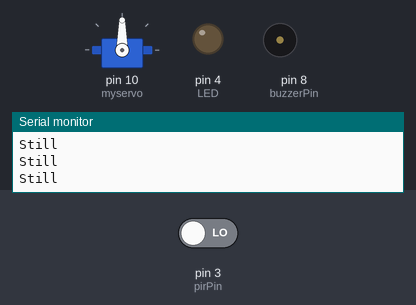
Bench run of a sketch on a simulated Arduino Uno, built with avr-gcc and run on an emulated ATmega328P. On the bench: servo, output pins drawn as LEDs (lit = HIGH), buzzer (waves = sounding), the last lines printed to the serial monitor. Inputs (shaded band) come from the test bench; at power-on: pin 3 (pirPin) LOW.

Above: at 2.8 s.
2.9 s: pin 3 (pirPin) driven HIGH
At 3.25 s:
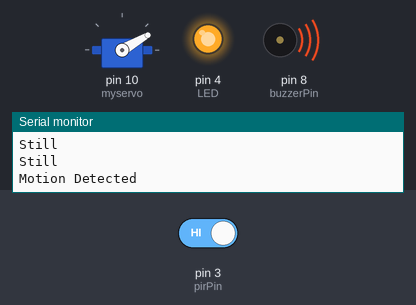
6.5 s: pin 3 (pirPin) driven LOW
At 8.1 s:
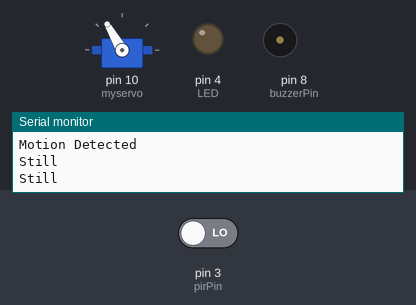
8.5 s: pin 3 (pirPin) driven HIGH
At 9.25 s:
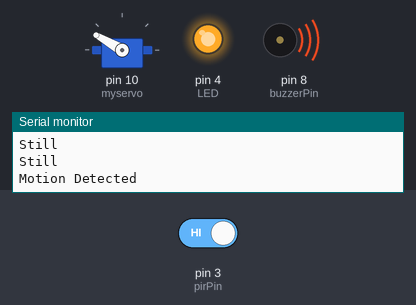
12.5 s: pin 3 (pirPin) driven LOW
At 13.9 s:
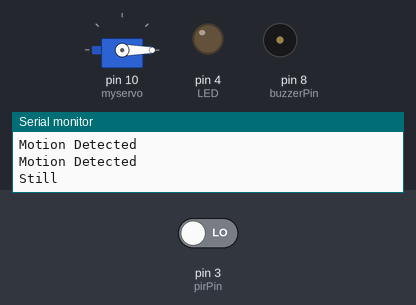
Timing chart, 0 to 15.5 s (numbered marks = the images above; inputs shaded):
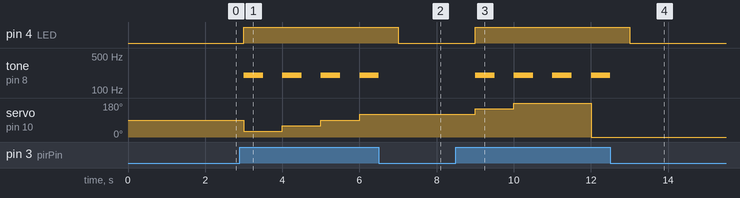

The sketch:

Detecting_Motion_with_PIR.ino
```cpp
#include <Servo.h>

/*
 * Author: SMRAZA KEEN
 * Date:2016/6/29
 * IDE V1.6.9
 * Email:TechnicSmraza@outlook.com
 * Function:
 */
const int pirPin = 3;
const int LED = 4;
const int LED2 = 7;
const int buzzerPin = 8;
Servo myservo;
int pos = 0;


void setup()
{
 Serial.begin(9600);
 pinMode(pirPin, INPUT);
 pinMode(LED,OUTPUT);
 myservo.attach(10);
}
void loop()
{


  int pirVal = digitalRead(pirPin);

  if (pirVal == HIGH)
  { //was motion detected
    Serial.println("Motion Detected");
    digitalWrite(LED,HIGH);
    digitalWrite(LED2,LOW);
    tone(buzzerPin,200,500);

      if (pos <=180)
    {
      pos += 30;
      myservo.write(pos);

    }
    else
    {
      pos = 0;
      myservo.write(pos);
    }


  } else
  {
    digitalWrite(LED,LOW);
    digitalWrite(LED2,HIGH);
    Serial.println("Still");

  }
    delay(1000);
}
```

Measured:
- after the input at 2.9 s, pin 4 (LED): LOW → HIGH after 0.10 s; tone on pin 8 (buzzerPin): alternates 200 Hz for 0.50 s and silent for 0.50 s, starting after 0.10 s; servo on pin 10 (myservo): 90° → 30° after 0.10 s, → 60° 1.0 s later, → 90° 1.0 s later, → 120° 1.0 s later
- after the input at 6.5 s, pin 4 (LED): HIGH → LOW after 0.50 s; tone on pin 8 (buzzerPin): goes on until 6.5 s, then stays silent; servo on pin 10 (myservo): stays 120° (without the input it goes to 150° after 0.50 s)
- after the input at 8.5 s, pin 4 (LED): LOW → HIGH after 0.50 s; tone on pin 8 (buzzerPin): alternates 200 Hz for 0.50 s and silent for 0.50 s, starting after 0.50 s; servo on pin 10 (myservo): 120° → 150° after 0.50 s, → 180° 1.0 s later, → 0° 2.0 s later
- after the input at 12.5 s, pin 4 (LED): HIGH → LOW after 0.50 s; tone on pin 8 (buzzerPin): goes on until 12.5 s, then stays silent; servo on pin 10 (myservo): stays 0° (without the input it goes to 30° after 0.50 s)
